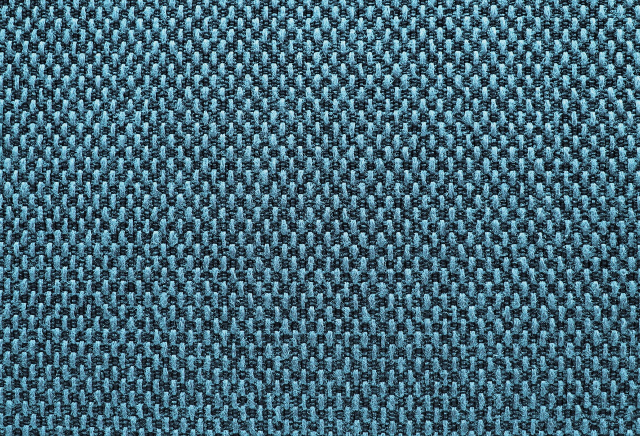
#> input picture backend/app/uploaded_samples/image1.jpg, 1280 x 872 px (shown at 1/2 size)
$ python texture_pattern_analyzer.py ../backend/app/uploaded_samples/image1.jpg   (older library calls are emulated)
#> lines starting #> are read from the running program, lines starting #| are printed output that depends on the picture
import cv2
import numpy as np

TEXTURE_THRESHOLDS = {
    "smooth_max": 80.0,
    "textured_max": 400.0,
}

SOLID_EDGE_ENERGY_MAX = 8.0
DOMINANT_ORIENTATION_RATIO = 0.35
N_ORIENTATION_BINS = 18

def _to_gray(image_bytes: bytes) -> np.ndarray:
    image_np = np.frombuffer(image_bytes, np.uint8)
    img = cv2.imdecode(image_np, cv2.IMREAD_COLOR)
#> img is the input picture: shape (872, 1280, 3); mean B, G, R 119.7, 103.7, 67.5
    if img is None:
        return np.zeros((256, 256), dtype=np.uint8)
    gray = cv2.cvtColor(img, cv2.COLOR_BGR2GRAY)
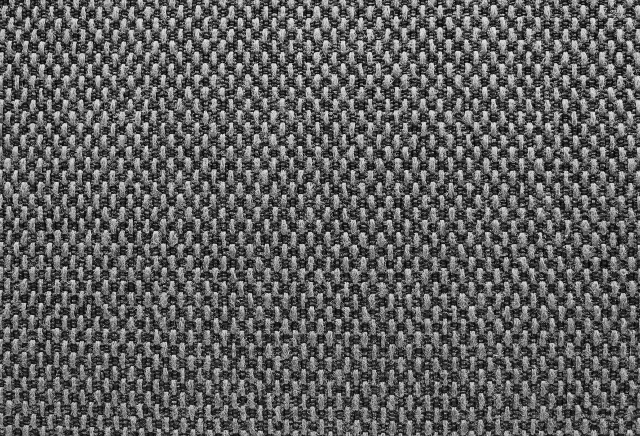
#> gray: shape (872, 1280) (shown at 1/2 size); min 0, max 250, mean 94.7
    return cv2.resize(gray, (256, 256), interpolation=cv2.INTER_AREA)
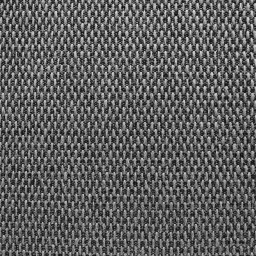
#> returned value: shape (256, 256); min 11, max 225, mean 94.7

def _classify_texture(gray: np.ndarray) -> dict:
    laplacian_var = float(cv2.Laplacian(gray, cv2.CV_64F).var())
#> laplacian_var = 11942.2

    if laplacian_var < TEXTURE_THRESHOLDS["smooth_max"]:
        label = "Smooth"
    elif laplacian_var < TEXTURE_THRESHOLDS["textured_max"]:
        label = "Textured"
    else:
        label = "Rough/Coarse"

    return {"label": label, "laplacian_variance": round(laplacian_var, 2)}

def _classify_pattern(gray: np.ndarray) -> dict:
    sobel_x = cv2.Sobel(gray, cv2.CV_64F, 1, 0, ksize=3)
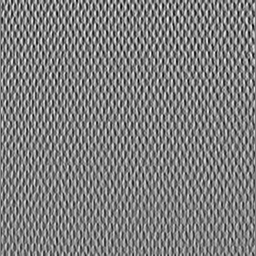
#> sobel_x: shape (256, 256) float64; min -697, max 700, mean 0; drawn with min black and max white
    sobel_y = cv2.Sobel(gray, cv2.CV_64F, 0, 1, ksize=3)
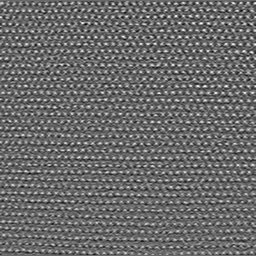
#> sobel_y: shape (256, 256) float64; min -465, max 645, mean -0.3; drawn with min black and max white
    magnitude = np.sqrt(sobel_x ** 2 + sobel_y ** 2)
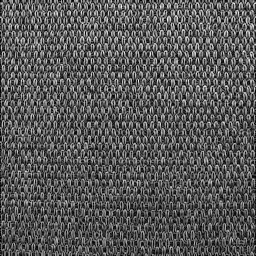
#> magnitude: shape (256, 256) float64; min 0, max 723.8, mean 251; drawn with min black and max white
    orientation = (np.degrees(np.arctan2(sobel_y, sobel_x)) + 180) % 180  # 0-180
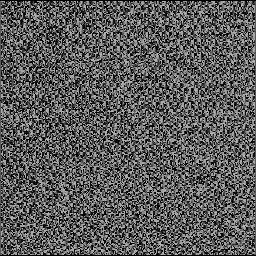
#> orientation: shape (256, 256) float64; min 0, max 179.9, mean 90.5
    mean_edge_energy = float(magnitude.mean())
#> mean_edge_energy = 251
    strong_mask = magnitude > (magnitude.mean() + magnitude.std() * 0.5)
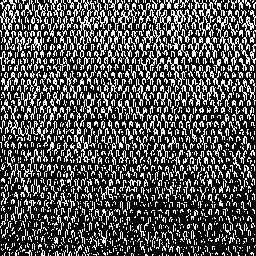
#> strong_mask: shape (256, 256) bool; 31.3% white in thin lines or dots
    strong_orientations = orientation[strong_mask]
    strong_weights = magnitude[strong_mask]

    if strong_orientations.size == 0 or mean_edge_energy < SOLID_EDGE_ENERGY_MAX:
        return {
            "label": "Solid",
            "mean_edge_energy": round(mean_edge_energy, 2),
            "dominant_orientation_ratio": 0.0,
        }

    hist, _ = np.histogram(
        strong_orientations, bins=N_ORIENTATION_BINS, range=(0, 180), weights=strong_weights
    )
#> hist = 18 values, max 1543231.9 at index 0, min 146160.2 at index 6, mean 471251
    total = hist.sum()
#> total = 8482518.7
    dominant_ratio = float(hist.max() / total) if total > 0 else 0.0
#> dominant_ratio = 0.182
    top_two = np.sort(hist)[-2:]
#> top_two = [1529642.6, 1543231.9]
    two_band_ratio = float(top_two.sum() / total) if total > 0 else 0.0
#> two_band_ratio = 0.362

    if dominant_ratio >= DOMINANT_ORIENTATION_RATIO:
        if two_band_ratio - dominant_ratio > 0.15:
            label = "Plaid/Check"
        else:
            label = "Striped"
    else:
        label = "Patterned"

    return {
        "label": label,
        "mean_edge_energy": round(mean_edge_energy, 2),
        "dominant_orientation_ratio": round(dominant_ratio, 3),
    }

def analyze_texture_and_pattern(image_bytes: bytes) -> dict:
    gray = _to_gray(image_bytes)
    return {
        "texture": _classify_texture(gray),
        "pattern": _classify_pattern(gray),
    }

if __name__ == "__main__":
    import sys
    import json

    if len(sys.argv) != 2:
        print("Usage: python texture_pattern_analyzer.py <image_path>")
    else:
        with open(sys.argv[1], "rb") as f:
            print(json.dumps(analyze_texture_and_pattern(f.read()), indent=2))

$ run again, on backend/app/uploaded_samples/image3.jpg
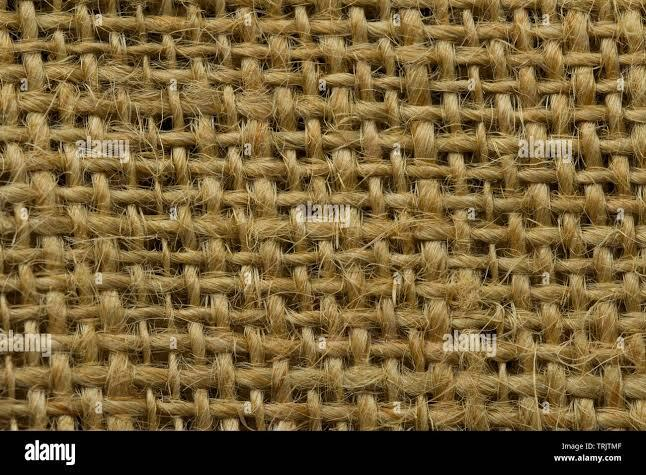
#> input picture backend/app/uploaded_samples/image3.jpg, 646 x 475 px
#> in _to_gray, img is the input picture: shape (475, 646, 3); mean B, G, R 55.4, 96.5, 118.7
#> laplacian_var = 2349.4
#> in _classify_pattern, `orientation = (np.degrees(np.arctan2(sobel_y, sobel_x)) + 180) % 180`:
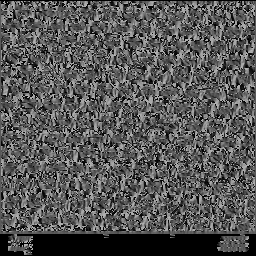
#> orientation: shape (256, 256) float64; min 0, max 179.9, mean 85.4
#> mean_edge_energy = 130.1
#> in _classify_pattern, `strong_mask = magnitude > (magnitude.mean() + magnitude.std() * 0.5)`:
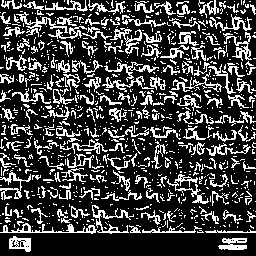
#> strong_mask: shape (256, 256) bool; 25.1% white in thin lines or dots
#> strong_orientations = 16463 values, max 179.9 at index 16187, min 0 at index 0, mean 94.74
#> strong_weights = 16463 values, max 945.8 at index 16248, min 177.4 at index 1637, mean 257.2
#> hist = 18 values, max 430787.2 at index 9, min 129728.7 at index 5, mean 235222.4
#> total = 4234003
#> dominant_ratio = 0.102
#> top_two = [367332.3, 430787.2]
#> two_band_ratio = 0.189

$ run again, on backend/app/uploaded_samples/image8.jpg
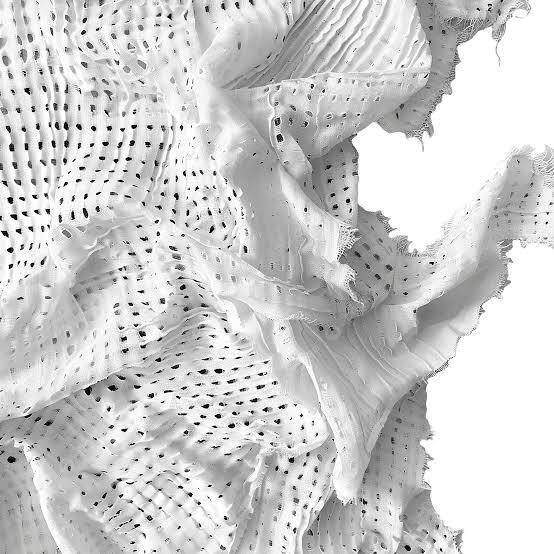
#> input picture backend/app/uploaded_samples/image8.jpg, 554 x 554 px
#> in _to_gray, img is the input picture: shape (554, 554, 3); mean B, G, R 206.6, 206.6, 206.6
#> laplacian_var = 3032.6
#> in _classify_pattern, `orientation = (np.degrees(np.arctan2(sobel_y, sobel_x)) + 180) % 180`:
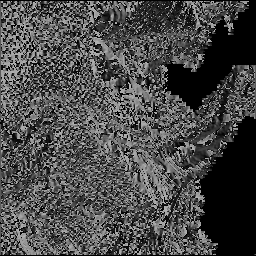
#> orientation: shape (256, 256) float64; min 0, max 179.9, mean 73.1
#> mean_edge_energy = 96.74
#> in _classify_pattern, `strong_mask = magnitude > (magnitude.mean() + magnitude.std() * 0.5)`:
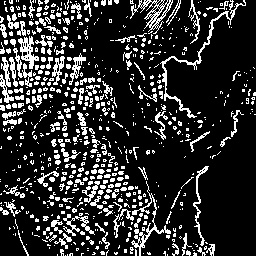
#> strong_mask: shape (256, 256) bool; 18.8% white in thin lines or dots
#> strong_orientations = 12309 values, max 179.9 at index 10834, min 0 at index 0, mean 87.34
#> strong_weights = 12309 values, max 945.1 at index 6064, min 156.9 at index 909, mean 299.9
#> hist = 18 values, max 278625.7 at index 0, min 153953.8 at index 10, mean 205096.6
#> total = 3691738.1
#> dominant_ratio = 0.0755
#> top_two = [246197.2, 278625.7]
#> two_band_ratio = 0.142
